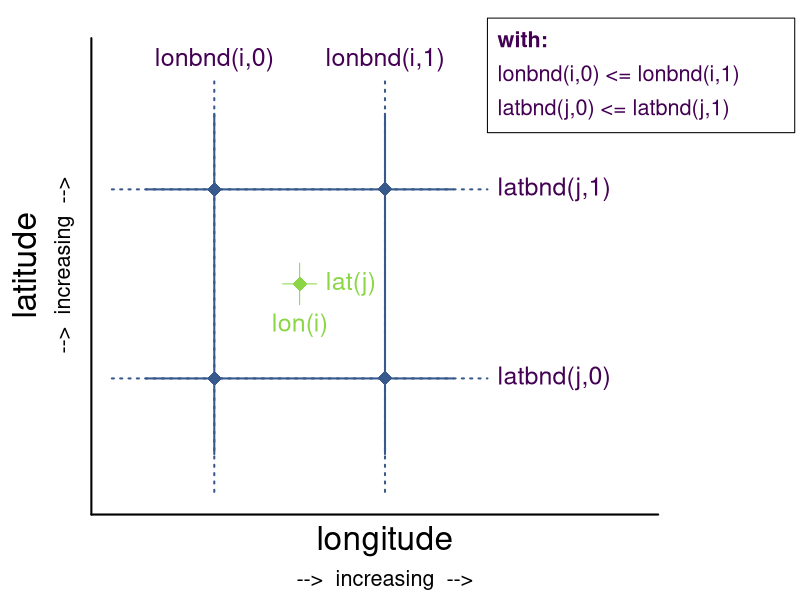
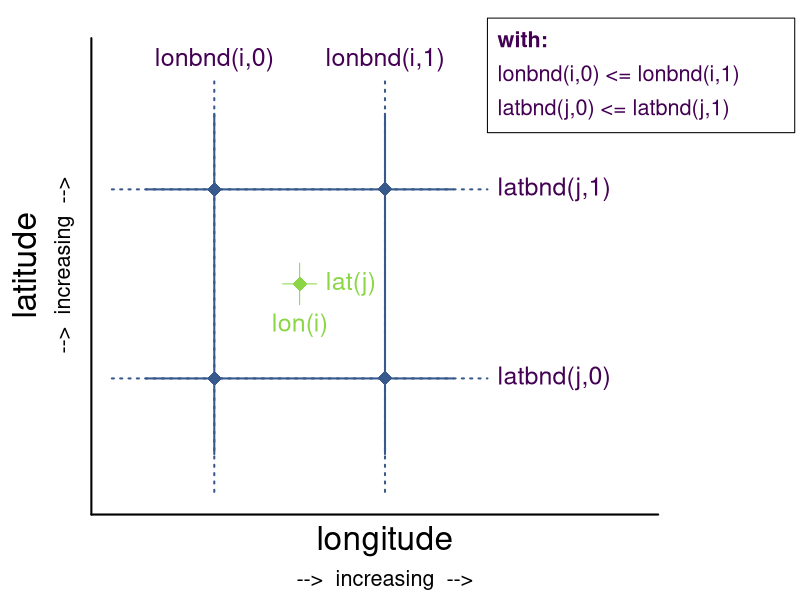
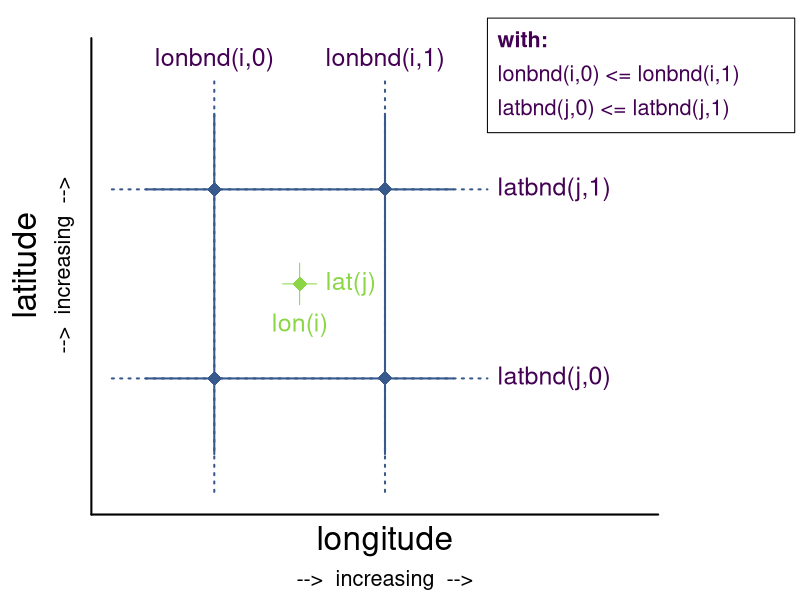

These charts were generated, in order, by the following R code:
# R version: >= 4.0.0
# r-svglite version: >= 2.0.0
library(svglite)

# define lat and lon
lon = 10:10
lat = 54:54

lon_bnds = (10:11) - 0.5
lat_bnds = (54:55) - 0.5

dlon_solid = 0.4
dlat_solid = 0.4
dlon_dot = 0.6
dlat_dot = 0.6
dlon_text1 = 0.3
dlat_text1 = 0.22
dlon_text2 = 0.6
dlat_text2 = 0.6
dlon_max = 1.6
dlat_max = 0.8

nlon = length(lon)
nlat = length(lat)


# colors
col_grid_draw = '#38598CFF'
col_grid_text = '#440154FF'
col_cell_draw = '#8AD647FF'
col_cell_text = '#8AD647FF'


# write plot to file
for (iFormat in c('pdf', 'png', 'svg')) {

     if ( iFormat == 'png' ) {
          png('../pics/order_horizontal_bounds__1D_coord_variables.png', width = 7.5, height = 5.2, units='in', res = 300)
     } else {
          if ( iFormat == 'pdf' ) {
               pdf('../pics/order_horizontal_bounds__1D_coord_variables.pdf', width = 7.5, height = 5.2, paper='special')
          } else {
               if ( iFormat == 'svg' ) {
                    svglite('../pics/order_horizontal_bounds__1D_coord_variables.svg', width = 7.5, height = 5.2)
               } else {
                    quit(status=1)
               }
          }
     }

     par(mar = c(4.5, 4.5, 1, 6), xpd = TRUE)


     # create base plot
     plot(c(lon[1], lon[nlon]), c(lat[1], lat[nlat]),
          xlab = ' ', ylab = '',
          xlim = c(lon_bnds[1] - dlon_dot, lon_bnds[nlon+1] + dlon_max),
          ylim = c(lat_bnds[1] - dlat_dot, lat_bnds[nlat+1] + dlat_max),
          xaxt = 'n', yaxt = 'n',
          bty = 'n', type = 'n')
     arrows(lon_bnds[1] - dlon_dot*1.2, lat_bnds[1] - dlat_dot*1.2, lon_bnds[nlon+1] + dlon_max, lat_bnds[1] - dlat_dot*1.2, lwd = 2, length = 0.2, code = 0)
     arrows(lon_bnds[1] - dlon_dot*1.2, lat_bnds[1] - dlat_dot*1.2, lon_bnds[1] - dlon_dot*1.2, lat_bnds[nlat+1] + dlat_max, lwd = 2, length = 0.2, code = 0)
     mtext('longitude', 1, line = +1.2, cex = 2)
     mtext('-->  increasing  -->', 1, line = +3, cex = 1.3)
     mtext('latitude', 2, line = 2.5, cex = 2)
     mtext('-->  increasing  -->', 2, line = 0.8, cex = 1.3)


     # add grid ----
     # vertical lines, dotted
     lines(rep(lon_bnds, each = 3), rep(c(lat_bnds[1] - dlat_dot, lat_bnds[nlat+1] + dlat_dot, NA), times = nlon+1), col = col_grid_draw, lwd = 2, lty = 'dotted')
     # horizontal lines, dotted
     lines(rep(c(lon_bnds[1] - dlon_dot, lon_bnds[nlon+1] + dlon_dot, NA), times = nlat+1), rep(lat_bnds, each = 3), col = col_grid_draw, lwd = 2, lty = 'dotted')

     # vertical lines, solid
     lines(rep(lon_bnds, each = 3), rep(c(lat_bnds[1] - dlat_solid, lat_bnds[nlat+1] + dlat_solid, NA), times = nlon+1), col = col_grid_draw, lwd = 2)
     # horizontal lines, solid
     lines(rep(c(lon_bnds[1] - dlon_solid, lon_bnds[nlon+1] + dlon_solid, NA), times = nlat+1), rep(lat_bnds, each = 3), col = col_grid_draw, lwd = 2)

     # dots on grid intersection
     points(rep(lon_bnds, each = nlat+1), rep(lat_bnds, times = nlon  +1), pch = 18, cex = 2, col = col_grid_draw)

     # lines through grid cell center
     lines(c(lon[1], lon[1]), c(lat[1] - dlat_text1/2, lat[1] + dlat_text1/2), col = col_cell_draw)
     lines(c(lon[1] - dlon_text1/3, lon[1] + dlon_text1/3), c(lat[1], lat[1]), col = col_cell_draw)

     # dots in the grid cell center
     points(rep(lon, each = nlat), rep(lat, times = nlon), pch = 18, cex = 2, col = col_cell_draw)


     # add text ----
     # bnds
     text(lon_bnds[1], lat_bnds[nlat+1] + dlat_text2, 'lonbnd(i,0)', col = col_grid_text, cex = 1.5, pos = 3)
     text(lon_bnds[2], lat_bnds[nlat+1] + dlat_text2, 'lonbnd(i,1)', col = col_grid_text, cex = 1.5, pos = 3)
     text(lon_bnds[nlon+1] + dlon_text2, lat_bnds[1], 'latbnd(j,0)', col = col_grid_text, cex = 1.5, pos = 4)
     text(lon_bnds[nlon+1] + dlon_text2, lat_bnds[2], 'latbnd(j,1)', col = col_grid_text, cex = 1.5, pos = 4)
     # grid cell center
     text(lon[1], lat[1] - dlat_text1, 'lon(i)', col = col_cell_text, cex = 1.5)
     text(lon[1] + dlon_text1, lat[1], 'lat(j)', col = col_cell_text, cex = 1.5)


     # add legend ----
     # legend('topright',
     #        c('lon_bnds(i,0) >= lon_bnds(i,1)', 'lat_bnds(i,0) >= lat_bnds(i,1)'),
     #        text.col = col_grid_text,
     #        cex = 1.5,
     #        inset = c(-0.2, 0.0))
     rect(lon_bnds[nlon+1] + dlon_text2, lat_bnds[nlat+1] + dlat_text2*0.5, lon_bnds[nlon+1] + dlon_text2*4, lat_bnds[nlat+1] + dlat_text2*1.51)
     text(lon_bnds[nlon+1] + dlon_text2, lat_bnds[nlat+1] + dlat_text2*1.3, 'with:', col = col_grid_text, cex = 1.3, pos = 4, font = 2)
     text(lon_bnds[nlon+1] + dlon_text2, lat_bnds[nlat+1] + dlat_text2*1.0, 'lonbnd(i,0) <= lonbnd(i,1)', col = col_grid_text, cex = 1.3, pos = 4)
     text(lon_bnds[nlon+1] + dlon_text2, lat_bnds[nlat+1] + dlat_text2*0.7, 'latbnd(j,0) <= latbnd(j,1)', col = col_grid_text, cex = 1.3, pos = 4)


     # close picture output device
     dev.off()

}
